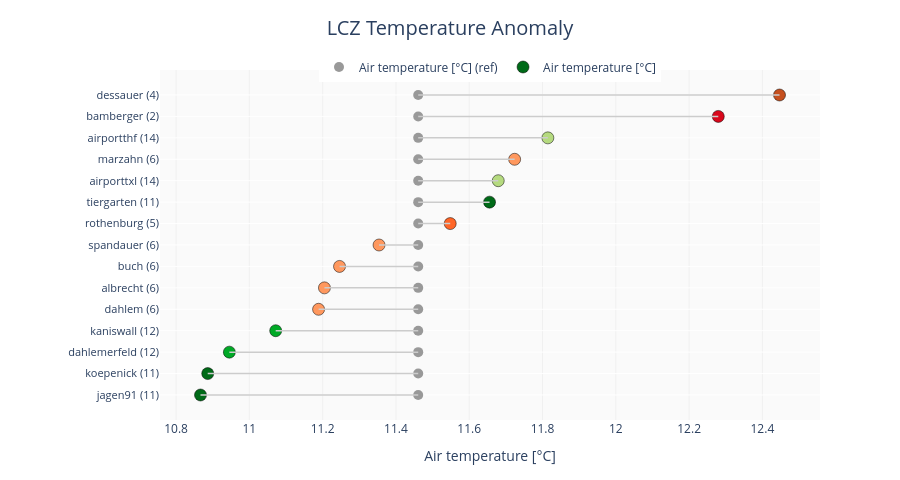

Notebook code cell kept with this figure:
### Markdown cell above
**Interpretation**: bars extending to the right (positive values) are stations warmer than the network mean in 2019 — usually stations in compact/impervious LCZs. Bars extending left are cooler — typically in vegetated LCZs or near water bodies. Each bar's color reflects the station's LCZ class.

### Code cell
fig_dot = lcz_anomaly(
    lcz_map_path, df,
    var="airT", station_id="station",
    plot_type="dot",
    year=2019,
)
fig_dot.show()

### Figure 1 — Plotly figure (JSON) as saved in the notebook; plotly's stock layout.template omitted (floating-point values rounded to 4 significant figures)
{"data": [{"hovertemplate": "Reference: 11.46<extra></extra>", "marker": {"color": "#999999", "size": 10, "symbol": "circle"}, "mode": "markers", "name": "Air temperature [°C] (ref)", "type": "scatter", "x": [11.46, 11.46, 11.46, 11.46, 11.46, 11.46, 11.46, 11.46, 11.46, 11.46, 11.46, 11.46, 11.46, 11.46, 11.46], "y": ["jagen91 (11)", "koepenick (11)", "dahlemerfeld (12)", "kaniswall (12)", "dahlem (6)", "albrecht (6)", "buch (6)", "spandauer (6)", "rothenburg (5)", "tiergarten (11)", "airporttxl (14)", "marzahn (6)", "airportthf (14)", "bamberger (2)", "dessauer (4)"]}, {"customdata": [-0.59, -0.57, -0.52, -0.39, -0.27, -0.26, -0.21, -0.11, 0.09, 0.19, 0.22, 0.26, 0.35, 0.82, 0.99], "hovertemplate": "<b>%{y}</b><br>Air temperature [°C]: %{x:.2f}<br>Anomaly [°C]: %{customdata:.2f}<extra></extra>", "marker": {"color": ["#006A18", "#006A18", "#00A926", "#00A926", "#FF985E", "#FF985E", "#FF985E", "#FF985E", "#FF6628", "#006A18", "#B5DA7F", "#FF985E", "#B5DA7F", "#D9081C", "#C54F1E"], "line": {"color": "black", "width": 0.5}, "size": 12, "symbol": "circle"}, "mode": "markers", "name": "Air temperature [°C]", "type": "scatter", "x": [10.87, 10.89, 10.95, 11.07, 11.19, 11.2, 11.25, 11.35, 11.55, 11.66, 11.68, 11.72, 11.81, 12.28, 12.45], "y": ["jagen91 (11)", "koepenick (11)", "dahlemerfeld (12)", "kaniswall (12)", "dahlem (6)", "albrecht (6)", "buch (6)", "spandauer (6)", "rothenburg (5)", "tiergarten (11)", "airporttxl (14)", "marzahn (6)", "airportthf (14)", "bamberger (2)", "dessauer (4)"]}], "layout": {"height": 480, "hoverlabel": {"bgcolor": "white", "font": {"size": 13}}, "legend": {"orientation": "h", "x": 0.5, "xanchor": "center", "y": 1.05}, "margin": {"b": 60, "l": 160, "r": 80, "t": 70}, "paper_bgcolor": "white", "plot_bgcolor": "#fafafa", "shapes": [{"line": {"color": "#cccccc", "width": 1.5}, "type": "line", "x0": 10.87, "x1": 11.46, "y0": "jagen91 (11)", "y1": "jagen91 (11)"}, {"line": {"color": "#cccccc", "width": 1.5}, "type": "line", "x0": 10.89, "x1": 11.46, "y0": "koepenick (11)", "y1": "koepenick (11)"}, {"line": {"color": "#cccccc", "width": 1.5}, "type": "line", "x0": 10.95, "x1": 11.46, "y0": "dahlemerfeld (12)", "y1": "dahlemerfeld (12)"}, {"line": {"color": "#cccccc", "width": 1.5}, "type": "line", "x0": 11.07, "x1": 11.46, "y0": "kaniswall (12)", "y1": "kaniswall (12)"}, {"line": {"color": "#cccccc", "width": 1.5}, "type": "line", "x0": 11.19, "x1": 11.46, "y0": "dahlem (6)", "y1": "dahlem (6)"}, {"line": {"color": "#cccccc", "width": 1.5}, "type": "line", "x0": 11.2, "x1": 11.46, "y0": "albrecht (6)", "y1": "albrecht (6)"}, {"line": {"color": "#cccccc", "width": 1.5}, "type": "line", "x0": 11.25, "x1": 11.46, "y0": "buch (6)", "y1": "buch (6)"}, {"line": {"color": "#cccccc", "width": 1.5}, "type": "line", "x0": 11.35, "x1": 11.46, "y0": "spandauer (6)", "y1": "spandauer (6)"}, {"line": {"color": "#cccccc", "width": 1.5}, "type": "line", "x0": 11.55, "x1": 11.46, "y0": "rothenburg (5)", "y1": "rothenburg (5)"}, {"line": {"color": "#cccccc", "width": 1.5}, "type": "line", "x0": 11.66, "x1": 11.46, "y0": "tiergarten (11)", "y1": "tiergarten (11)"}, {"line": {"color": "#cccccc", "width": 1.5}, "type": "line", "x0": 11.68, "x1": 11.46, "y0": "airporttxl (14)", "y1": "airporttxl (14)"}, {"line": {"color": "#cccccc", "width": 1.5}, "type": "line", "x0": 11.72, "x1": 11.46, "y0": "marzahn (6)", "y1": "marzahn (6)"}, {"line": {"color": "#cccccc", "width": 1.5}, "type": "line", "x0": 11.81, "x1": 11.46, "y0": "airportthf (14)", "y1": "airportthf (14)"}, {"line": {"color": "#cccccc", "width": 1.5}, "type": "line", "x0": 12.28, "x1": 11.46, "y0": "bamberger (2)", "y1": "bamberger (2)"}, {"line": {"color": "#cccccc", "width": 1.5}, "type": "line", "x0": 12.45, "x1": 11.46, "y0": "dessauer (4)", "y1": "dessauer (4)"}], "title": {"font": {"size": 20}, "text": "LCZ Temperature Anomaly", "x": 0.5, "xanchor": "center"}, "xaxis": {"gridcolor": "#f0f0f0", "tickfont": {"size": 12}, "title": {"font": {"size": 14}, "text": "Air temperature [°C]"}}, "yaxis": {"categoryorder": "total ascending", "tickfont": {"size": 11}}}}
